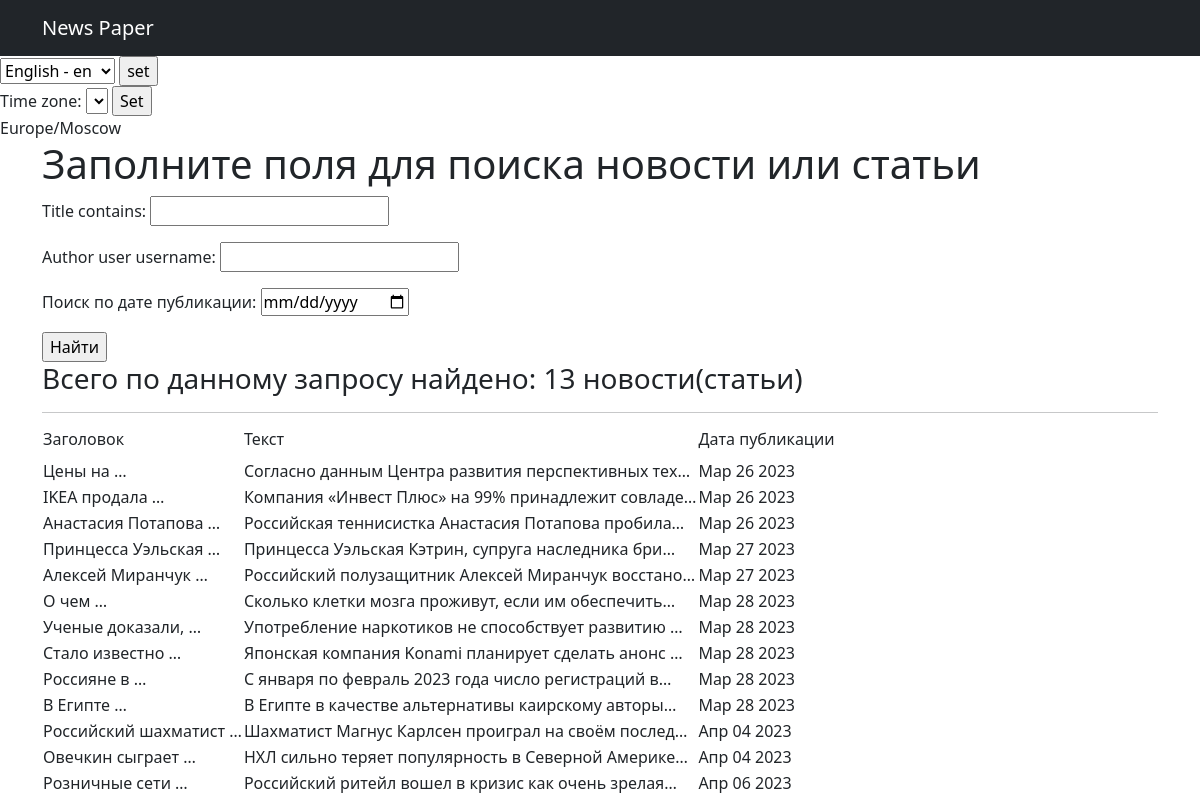
Page /posts/search/ on the earlier database version.
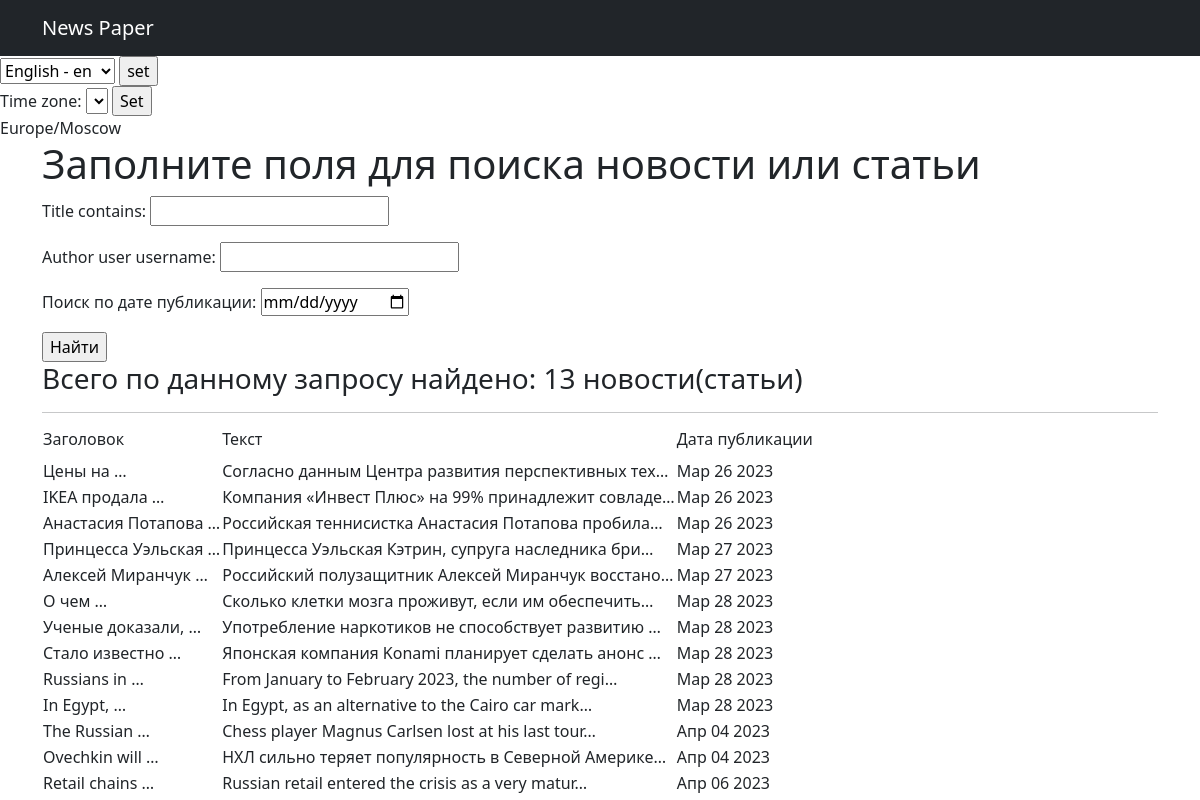
Same page on the later database version.
### news/models.py (models this page shows, shortened)
class Post(models.Model):
    objects = None
    list_type = [(news, 'Новости'), (article, 'Статья')]
    author = models.ForeignKey(Author, on_delete=models.CASCADE)
    post_type = models.CharField(max_length=2, choices=list_type)
    time_create = models.DateTimeField(auto_now_add=True)
    category = models.ManyToManyField(Category, through='PostCategory')
    title = models.CharField(max_length=250)
    text_post = models.TextField()
    rating = models.FloatField(default=0.0)

### news/views.py (the view)
# urls.py: path('search/', SearchList.as_view(), name='search_publications'),
class SearchList(ListView):
    model = Post
    template_name = 'search_page.html'
    context_object_name = 'posts'
    def get_queryset(self):
        queryset = super().get_queryset()
        self.filterset = PostFilter(self.request.GET, queryset)
        return self.filterset.qs
    def get_context_data(self, **kwargs):
        context = super().get_context_data(**kwargs)
        context['filterset'] = self.filterset
        context['time_now'] = datetime.utcnow()
        return context

### news/templatetags/custom_filters.py (called while the page is built)
@register.filter
@stringfilter
def censor(value):
    for i in range(len(bad_words)):
        num_index = value.lower().find(bad_words[i])
        if num_index > 0:
            value = value.replace(bad_words[i][1:], "*" * (len(bad_words[i]) - 1))
    return value

### news/templates/search_page.html (shortened to what this page needs)
{% extends 'flatpages/default.html' %}
{% load custom_filters %}
{% load custom_tags %}
{% block content %}
<h1>Заполните поля для поиска новости или статьи</h1>
   <form action="" method="get">
       {{ filterset.form.as_p }}
       <input type="submit" value="Найти" />
   </form>
{% if posts|length > 1 %}
<h3>Всего по данному запросу найдено: {{ posts|length }} новости(статьи)</h3>
{% elif posts|length == 1%}
<h3>По данному запросу найдена только одна публикация</h3>
{% else %}
<h3>По данному запросу ничего не найдено!</h3>
{% endif %}
    <hr>
   {% if posts %}
       <table>
           <tr>
               <td><h6>Заголовок</h6></td>
               <td><h6>Текст</h6></td>
               <td><h6>Дата публикации</h6></td>
           </tr>
           {% for post in posts %}
           <tr>
               <td>{{ post.title|truncatewords:2|censor }}</td>
               <td>{{ post.text_post|truncatechars:50|censor }}</td>
               <td>{{ post.time_create|date:'M d Y' }}</td>
           </tr>
           {% endfor %}
       </table>
   {% endif %}
{% endblock content %}

Differences in the rows shown:
changed Post: title|censor "Россияне в …" → "Russians in …"; text_post|censor "С января по февраль 2023 года число регистраций в…" → "From January to February 2023, the number of regi…"
changed Post: title|censor "В Египте …" → "In Egypt, …"; text_post|censor "В Египте в качестве альтернативы каирскому авторы…" → "In Egypt, as an alternative to the Cairo car mark…"
changed Post: title|censor "Российский шахматист …" → "The Russian …"; text_post|censor "Шахматист Магнус Карлсен проиграл на своём послед…" → "Chess player Magnus Carlsen lost at his last tour…"
changed Post "НХЛ сильно теряет популярность в Северной Америке…": title|censor "Овечкин сыграет …" → "Ovechkin will …"
changed Post: title|censor "Розничные сети …" → "Retail chains …"; text_post|censor "Российский ритейл вошел в кризис как очень зрелая…" → "Russian retail entered the crisis as a very matur…"
